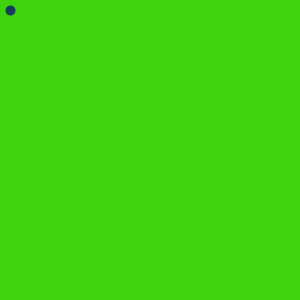
Frame 1 (no input)
Frame 60 (the mouse pressed at the canvas centre just before this capture): identical to frame 1, image omitted
Frame 120 (the mouse held since frame 60 and released just before this capture): identical to frame 1, image omitted

The Processing sketch that drew this single still picture (run headless with seeded random() and noise(); from frame 60 on, the mouse is pressed at the canvas centre):

// Processing sketch: P5B_EDSONDANIEL_NAVARROBRIZUELA_D05_21B
// ── P5B_EDSONDANIEL_NAVARROBRIZUELA_D05_21B.pde
void setup(){
  size(300,300);
  background(64,210,15);
  stroke(20,61,89);
  frameRate(8);
  strokeWeight(10);
  point(10,10);
}

long time = 0, time_update = 0, time_wait = 5000, time_start = 0;
int x = 10, y = 10, dir = 5;
boolean start = false;
ArrayList<Puntos> puntos = new ArrayList<Puntos>(); 

void draw(){
  if(start){
    tiempo();
    movimiento();
    trazarSnake(); 
    //println(puntos.size());
  }
}

void movimiento(){
  puntos.add(new Puntos(x,y));   
  direcciones();
  margen();
}

void tiempo(){
  time = millis() - time_start;
  if(time >= (time_update + time_wait)){
    //println(time);
    time_update = time;
    movimiento();
  }
}

void trazarSnake(){
  if(puntos.size() == 501)
    noLoop(); 
  if(puntos.size() > 10)
    puntos.remove(0);
  background(64,210,15);
  for(int k = 0; k < puntos.size(); k++){
    puntos.get(k).dibujar();
  }
}

void direcciones(){
  if(dir == 1)x+=10;
  else if(dir == 2)x-=10;
  else if(dir == 3)y+=10;
  else if(dir == 4)y-=10;
}

void margen(){
  if(x <= 0)
    dir = 1;
  else if(x >= width)
    dir = 2;
  else if(y <= 0)
    dir = 3;
  else if(y >= height)
    dir = 4;
}

void keyPressed(){
  if(time_start == 0){
    time_start = millis();
  }
  start = true;
  if(keyCode == UP)
    dir = 4;
  if(keyCode == DOWN)
    dir = 3;
  if(keyCode == RIGHT)
    dir = 1;
  if(keyCode == LEFT)
    dir = 2;
    
}

class Puntos{
  int x, y;
  //color point_rgb;
  Puntos(int x, int y){
    this.x = x;
    this.y = y;
    //this.point_rgb = color(random(255),random(255),random(255));
  }
  void dibujar(){
    //stroke(point_rgb);
    point(x, y);
  }
}
